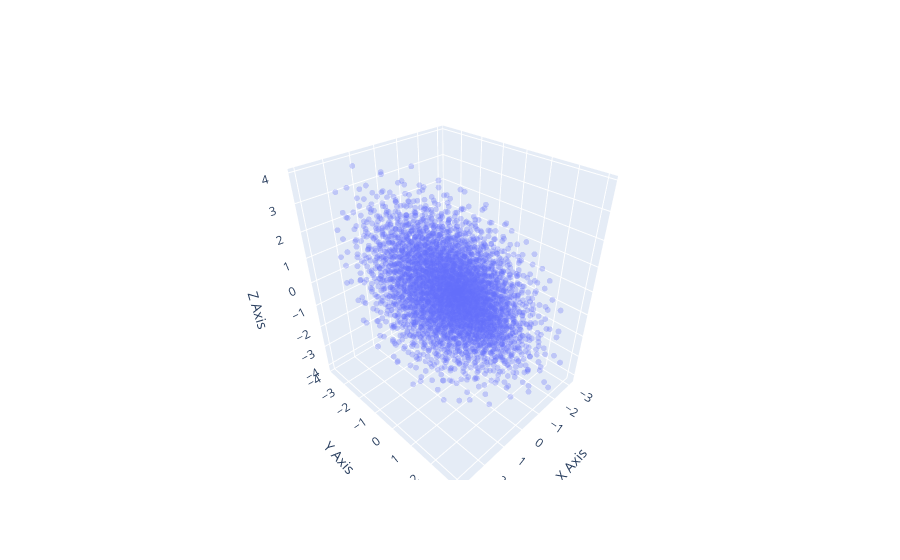

Notebook source saved alongside this figure:
### Code cell
import plotly.graph_objects as go
import numpy as np

# Assuming vq_weights is defined
# Example:
# vq_weights = np.random.rand(100, 3)

def visualize_embeddings(vq_weights):
    fig = go.Figure(data=[go.Scatter3d(
    x=vq_weights[:, 0],
    y=vq_weights[:, 1],
    z=vq_weights[:, 2],
    mode='markers',
    marker=dict(size=2, opacity=0.3)
)])

    fig.update_layout(scene=dict(
    xaxis_title="X Axis",
    yaxis_title="Y Axis",
    zaxis_title="Z Axis"
))

    fig.show()

visualize_embeddings(vq_weights)

### Figure 1 — Plotly figure (JSON) as saved in the notebook; plotly's stock layout.template omitted (floating-point values rounded to 4 significant figures; data arrays with more than 128 entries replaced by an {"elided": "..."} marker saying what was removed)
{"data": [{"marker": {"opacity": 0.3, "size": 2}, "mode": "markers", "type": "scatter3d", "x": {"elided": "8192 float values"}, "y": {"elided": "8192 float values"}, "z": {"elided": "8192 float values"}}], "layout": {"scene": {"xaxis": {"title": {"text": "X Axis"}}, "yaxis": {"title": {"text": "Y Axis"}}, "zaxis": {"title": {"text": "Z Axis"}}}}}
